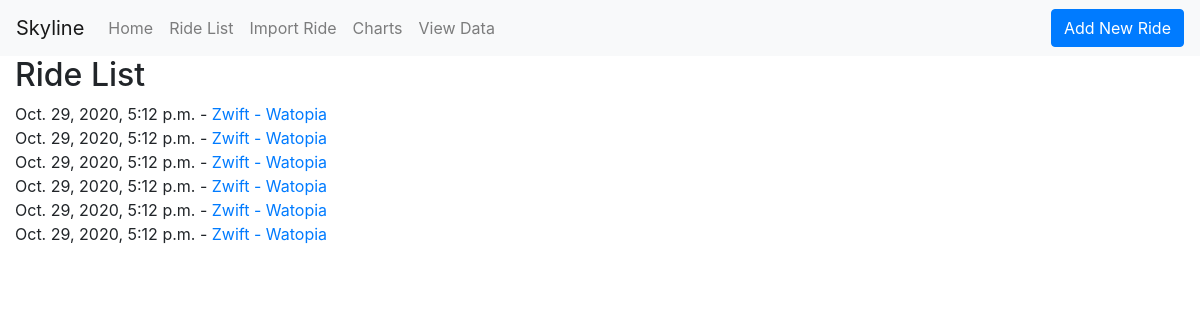
/rides, run on the app's committed database.
### rides/models.py (models this page shows, shortened)
class Ride(models.Model):
    ride_date = models.DateTimeField()
    title = models.CharField(max_length=200)
    description = models.TextField(blank=True)
    duration = models.DurationField()
    distance = models.DecimalField(max_digits=6, decimal_places=2)
    average_speed = models.DecimalField(max_digits=5, decimal_places=2)
    calories = models.PositiveSmallIntegerField(blank=True)
    notes = models.TextField(blank=True)

### rides/views.py (the view)
# urls.py: path('rides', views.ride_list, name='ride_list'),
def ride_list(request):
    rides = Ride.objects.all().order_by('-ride_date')
    return render(request, 'rides/ride_list.html', {'rides': rides})

### rides/templates/rides/ride_list.html
{% extends 'rides/base.html' %}
{% block content %}
    <h2>Ride List</h2>
    {% for ride in rides %}
        <div class="ride">
            {{ ride.ride_date }} - <a href="{% url 'ride_detail' id=ride.id %}">{{ ride.title}}</a>
        </div>
    {% empty %}
        <div class="ride">
            <span class="empty">No ride data is available</span>
        </div>
    {% endfor %}
{% endblock %}

### rides/templates/rides/base.html (shortened to what this page needs)
{% load static %}
<!DOCTYPE html>
<html lang="en">
<head>
    <link rel="stylesheet" href="https://stackpath.bootstrapcdn.com/bootstrap/4.5.2/css/bootstrap.min.css">
    <link rel="stylesheet" href="{% static 'fa5/css/all.css' %}">
    <link rel="stylesheet" href="{% static 'css/data.css' %}">
</head>
<body>
    <nav class="navbar navbar-expand-lg navbar-light bg-light">
        <a class="navbar-brand" href="{% url 'home' %}">Skyline</a>
        <div class="collapse navbar-collapse" id="navbarSupportedContent">
            <div class="navbar-nav">
                <a class="nav-link" href="{% url 'home' %}">Home</a>
                <a class="nav-link" href="{% url 'ride_list' %}">Ride List</a>
                <a class="nav-link" href="{% url 'import_ride' %}">Import Ride</a>
                <a class="nav-link" href="{% url 'charts' %}">Charts</a>
                <a class="nav-link" href="{% url 'view_data' %}">View Data</a>
            </div>
            <div class="navbar-nav ml-auto">
                <a class="nav-item btn btn-primary" href="{% url 'ride_new' %}">Add New Ride</span></a>
            </div>
        </div>
    </nav>
    <div class="content container-fluid">
        <div class="row">
            <div class="col-md-12">
            {% block content %}
            {% endblock %}
            </div>
        </div>
    </div>
</body>
</html>

### data on the page
Ride: ride_date "Oct. 29, 2020, 5:12 p.m.", title "Zwift - Watopia"
Ride: ride_date "Oct. 29, 2020, 5:12 p.m.", title "Zwift - Watopia"
Ride: ride_date "Oct. 29, 2020, 5:12 p.m.", title "Zwift - Watopia"
Ride: ride_date "Oct. 29, 2020, 5:12 p.m.", title "Zwift - Watopia"
Ride: ride_date "Oct. 29, 2020, 5:12 p.m.", title "Zwift - Watopia"
Ride: ride_date "Oct. 29, 2020, 5:12 p.m.", title "Zwift - Watopia"
